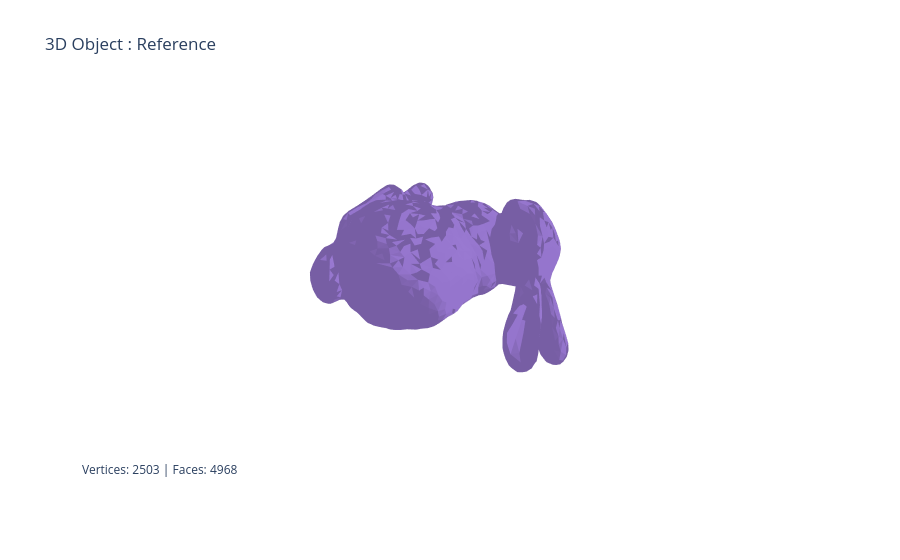

Here is the notebook cell this chart was saved with:
### Markdown cell above
## Loading model

### Code cell
from Compression import *


obj_path = "./models/bunny.obj"

with open(obj_path, 'r') as f:
    objref = Object3D(f,"Reference")
    objref.Show()

objA = AObject3D(objref, "Object A")
objA.compress(0.1,9)
objA.show_lods()

### Figure 1 — Plotly figure (JSON) as saved in the notebook; plotly's stock layout.template omitted (floating-point values rounded to 4 significant figures; data arrays with more than 128 entries replaced by an {"elided": "..."} marker saying what was removed)
{"data": [{"color": "#9575CD", "flatshading": true, "i": {"elided": "4968 int values"}, "j": {"elided": "4968 int values"}, "k": {"elided": "4968 int values"}, "opacity": 1, "type": "mesh3d", "x": {"elided": "2503 float values"}, "y": {"elided": "2503 float values"}, "z": {"elided": "2503 float values"}}], "layout": {"annotations": [{"showarrow": false, "text": "Vertices: 2503 | Faces: 4968", "x": 0, "xref": "paper", "y": 0, "yref": "paper"}], "scene": {"xaxis": {"visible": false}, "yaxis": {"visible": false}, "zaxis": {"visible": false}}, "title": {"text": "3D Object : Reference"}}}
